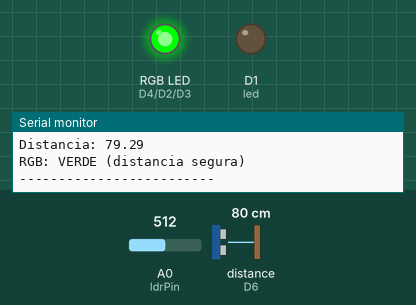
Recording of a sketch running on a simulated ESP8266 (NodeMCU). On the bench: an RGB LED mixed from three pins (HIGH = lit), output pins drawn as LEDs (lit = HIGH), the last lines printed to the serial monitor. Wiring (inferred from the names in the program): ultrasonic range finder: trigger D5; echo D6. The inputs (shaded band) are chosen by the test bench; at power-on: distance to the obstacle (sensor on D6) 80 cm, A0 (ldrPin) = 512. The echo pulse lasts 58.3 µs per cm; WiFi joins after 1.5 s; servers stay silent unless stated; pins used as bus, display or sensor lines are not drawn.

Above: at 4.8 s.
4.9 s: distance to the obstacle (sensor on D6) set to 7 cm
6.4 s: distance to the obstacle (sensor on D6) set to 4 cm
At 7.7 s:
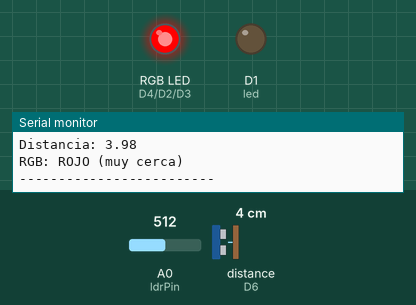
8.0 s: A0 (ldrPin) set to 107
9.5 s: A0 (ldrPin) set to 91
At 10.8 s:
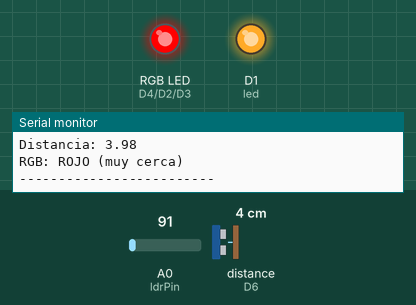
11.2 s: distance to the obstacle (sensor on D6) set to 9 cm
At 12.6 s:
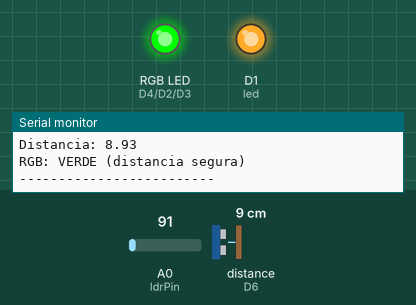
12.9 s: distance to the obstacle (sensor on D6) set to 2 cm
At 14.3 s:
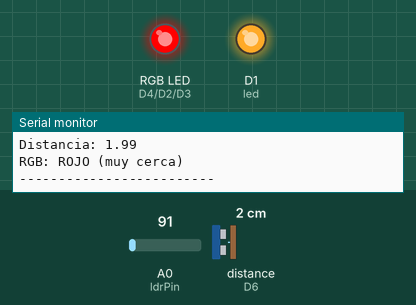
Timing chart, 0 to 15.6 s (numbered marks = the images above; inputs shaded):
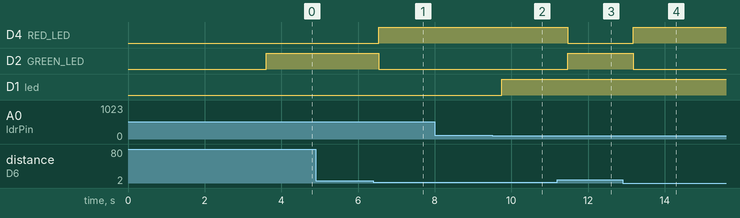

The sketch:

luz_y_distancia.ino
```cpp
#include <ESP8266WiFi.h>

// =======================
// CONFIG WI-FI
// =======================
const char* ssid = "emilio";
const char* password = "12345678";

const char* serverHost = "172.20.10.3";
const int serverPort = 3000;

// =======================
//      LDR + LED NORMAL
// =======================
const int ldrPin = A0;
const int led = D1;
int thresholdValue = 100;
bool lastOscuro = false;

// =======================
//      LED RGB
// =======================
#define RED_LED   D4
#define GREEN_LED D2
#define BLUE_LED  D3

String lastDistState = "none";

// =======================
//     ULTRASONICO
// =======================
#define TRIG D5
#define ECHO D6


// =======================
//   WiFi + HTTP JSON
// =======================
void sendToServer(String endpoint, String json) {
  WiFiClient client;

  if (!client.connect(serverHost, serverPort)) {
    Serial.println("❌ Error conectando al servidor");
    return;
  }

  client.println("POST " + endpoint + " HTTP/1.1");
  client.print("Host: ");
  client.println(serverHost);
  client.println("Content-Type: application/json");
  client.print("Content-Length: ");
  client.println(json.length());
  client.println();
  client.print(json);

  Serial.println("📤 Enviado a " + endpoint + ": " + json);
  client.stop();
}


// =======================
//         SETUP
// =======================
void setup() {
  Serial.begin(115200);
  delay(2000);

  pinMode(ldrPin, INPUT);
  pinMode(led, OUTPUT);

  pinMode(RED_LED, OUTPUT);
  pinMode(GREEN_LED, OUTPUT);
  pinMode(BLUE_LED, OUTPUT);

  digitalWrite(RED_LED, LOW);
  digitalWrite(GREEN_LED, LOW);
  digitalWrite(BLUE_LED, LOW);

  pinMode(TRIG, OUTPUT);
  pinMode(ECHO, INPUT);

  Serial.println("=== SISTEMA INICIADO ===");

  Serial.println("\nConectando a WiFi...");
  WiFi.begin(ssid, password);
  while (WiFi.status() != WL_CONNECTED) {
    Serial.print(".");
    delay(400);
  }
  Serial.println("\nWiFi conectado!");
  Serial.print("IP: ");
  Serial.println(WiFi.localIP());
}


// =======================
//          LOOP
// =======================
void loop() {

  // =======================
  // LDR
  // =======================
  int luz = analogRead(ldrPin);
  bool oscuro = (luz < thresholdValue);

  Serial.print("Luz: ");
  Serial.println(luz);

  if (oscuro) digitalWrite(led, HIGH);
  else digitalWrite(led, LOW);

  // Si cambia el estado de luz → enviar al servidor
  if (oscuro != lastOscuro) {
    String jsonLuz = "{";
    jsonLuz += "\"value\": " + String(luz) + ",";
    jsonLuz += "\"state\": " + String(oscuro ? 1 : 0);
    jsonLuz += "}";
    sendToServer("/iot/api/light/data", jsonLuz);
    lastOscuro = oscuro;
  }


  // ============================
  // Ultrasonico + LED RGB
  // ============================
  digitalWrite(TRIG, LOW);
  delayMicroseconds(3);
  digitalWrite(TRIG, HIGH);
  delayMicroseconds(10);
  digitalWrite(TRIG, LOW);

  long duration = pulseIn(ECHO, HIGH, 30000);
  float distance = duration * 0.034 / 2;

  Serial.print("Distancia: ");
  Serial.println(distance);

  String distState = (distance <= 5 && duration != 0) ? "cerca" : "seguro";
  int stateValue = (distState == "cerca") ? 1 : 0;

//  if (duration == 0 || distance <= 0) {
//    digitalWrite(RED_LED, LOW);
//    digitalWrite(GREEN_LED, LOW);
//    Serial.println("RGB APAGADO");
//  } else if
  if (distState == "cerca") {
    digitalWrite(RED_LED, HIGH);
    digitalWrite(GREEN_LED, LOW);
    Serial.println("RGB: ROJO (muy cerca)");
  } else {
    digitalWrite(RED_LED, LOW);
    digitalWrite(GREEN_LED, HIGH);
    Serial.println("RGB: VERDE (distancia segura)");
  }

  // Si cambia el estado de distancia → enviar al servidor
  if (distState != lastDistState) {
    String jsonDist = "{";
    jsonDist += "\"value\": " + String(distance, 1) + ",";
    jsonDist += "\"state\": " + String(stateValue);
    jsonDist += "}";
    sendToServer("/iot/api/distance/data", jsonDist);
    lastDistState = distState;
  }

  Serial.println("-------------------------");
  delay(300);
}
```

Measured:
- the behaviour switches between 6 and 5 cm on distance to the obstacle (sensor on D6) (found by bisection; images 0 and 1)
- the behaviour switches between 100 and 99 on A0 (ldrPin) (found by bisection; images 1 and 2)
- after the input at 6.4 s, D4 (RED_LED): LOW → HIGH after 0.14 s; D2 (GREEN_LED): HIGH → LOW after 0.14 s
- after the input at 9.5 s, D1 (led): LOW → HIGH after 0.26 s
- after the input at 11.2 s, D4 (RED_LED): HIGH → LOW after 0.27 s; D2 (GREEN_LED): LOW → HIGH after 0.27 s
- after the input at 12.9 s, D4 (RED_LED): LOW → HIGH after 0.28 s; D2 (GREEN_LED): HIGH → LOW after 0.28 s
